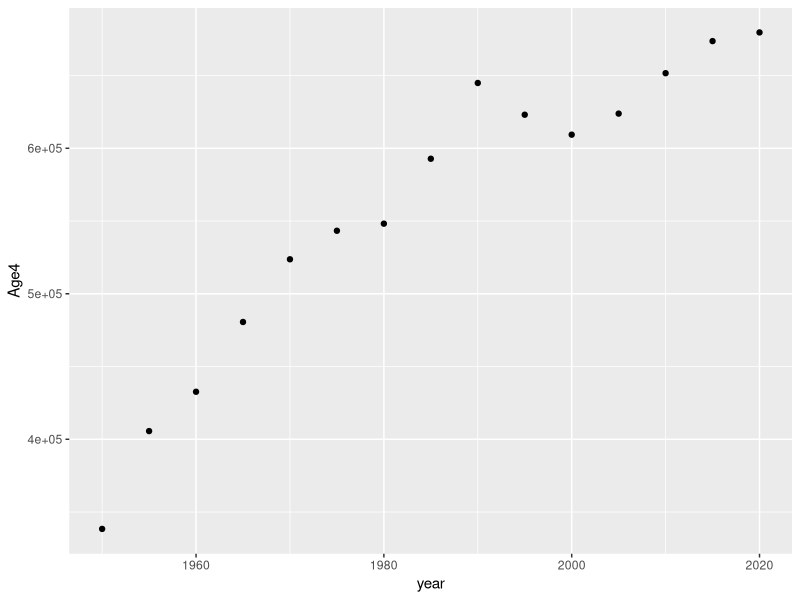
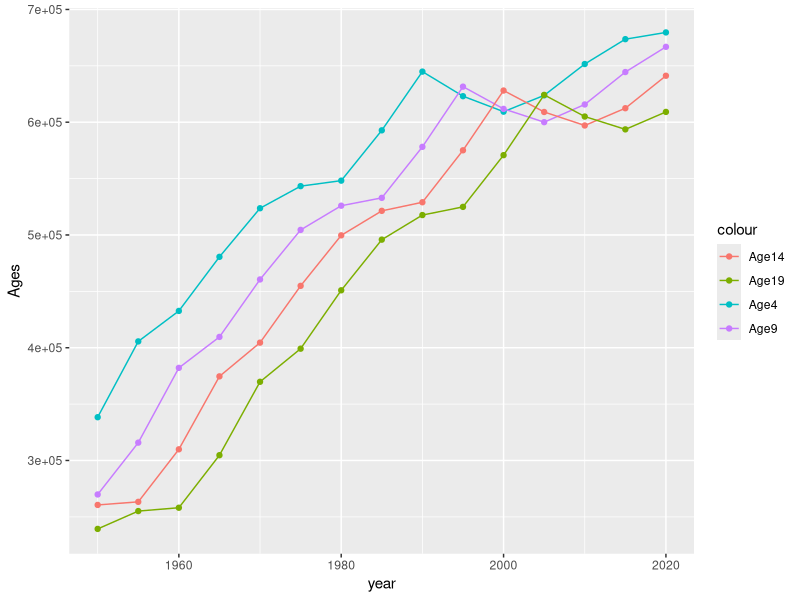
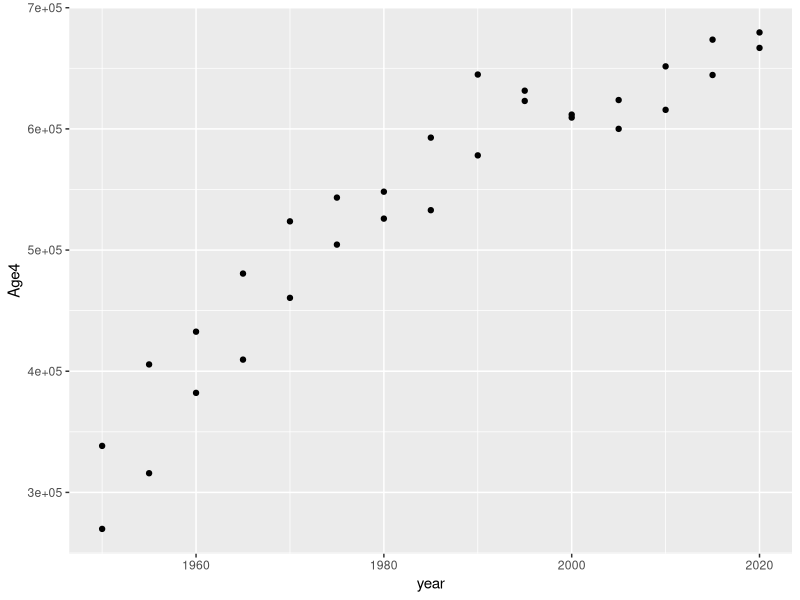

The R script that drew these images, in order:
# Import dataset
library(readr)
dataset <- read.csv('Population.csv', na.string=c(""))

dupes <- duplicated(dataset)

# Seeing if Colnames make since
colnames(dataset)

# Changing colnames for better understanding
colnames(dataset) <- c("year", "Age4", "Age9", "Age14", "Age19", "Age24", "Age29", "Age34", "Age39", "Age44", "Age49", "Age54", "Age59", "Age64", "Age69", "Age74", "Age79", "Age80", "Age84", "Age89", "Age94", "Age99","Age100")
rownames(dataset) <- c("1950", "1955", "1960", "1965", "1970", "1975", "1980", "1985", "1990", "1995", "2000", "2005", "2010", "2015", "2020")

# The rest are factors except Age100 wich is a num
str(dataset)

# Check for NA
is.na(dataset)

# Summary where Year and Age100 give me correct outputs
# Will change the rest from Factor to Num
summary(dataset)

# Backup dataset
backup2 <- dataset

# Finding NA's to see where we need to fill in
# Column Age80 is what we will fix
dataset[!complete.cases(dataset),]

# look at 8 rows at the top 
head(dataset,8)

# look at the last 7 rows
# Shows the NA's we will fix
tail(dataset,7)

# Shows TRUE = the NA's we will fill
is.na(dataset$Age80)

# Another way of visualizing the NA's for Age80
dataset[is.na(dataset$Age80),]

# Showing the NA's Filled in
tail(dataset,7)

# Make backup
dataset.backup3 <- dataset
dataset <- dataset.backup3
# Pull up NA's
is.na(dataset)

# Took about 41 lines of code to 1 line
dataset <- as.data.frame(lapply(dataset, function(y) as.numeric(gsub(" ", "",y))))
str(dataset)
summary(dataset)

# Taking Age84 to Age100 and adding together and putting into the NA's in Age80
dataset[is.na(dataset$Age80),"Age80"] <- dataset[is.na(dataset$Age80), "Age84"] + dataset[is.na(dataset$Age80), "Age89"] + dataset[is.na(dataset$Age80), "Age94"] + dataset[is.na(dataset$Age80), "Age99"] + dataset[is.na(dataset$Age80), "Age100"]


# To fill Age84 we need to find the percent decrease from Age80 to Age84
# by taking the average from years 1990 to 2020
# Age84
percentavg.age84 <- sum(dataset$Age84, na.rm = TRUE)/sum(dataset$Age80[9:15])
dataset[is.na(dataset$Age84),"Age84"] <- (dataset[is.na(dataset$Age84), "Age80"] * percentavg.age84)

#Age89
percentavg.age89 <- sum(dataset$Age89, na.rm = TRUE)/sum(dataset$Age84[9:15])
dataset[is.na(dataset$Age89),"Age89"] <- (dataset[is.na(dataset$Age89), "Age84"] * percentavg.age89)
dataset

# Age94
percentavg.age94 <- sum(dataset$Age94, na.rm = TRUE)/sum(dataset$Age89[9:15])
percentavg.age94
dataset[is.na(dataset$Age94),"Age94"] <- (dataset[is.na(dataset$Age94), "Age89"] * percentavg.age94)
dataset

# Age99
percentavg.age99 <- sum(dataset$Age99, na.rm = TRUE)/sum(dataset$Age94[9:15])
dataset[is.na(dataset$Age99),"Age99"] <- (dataset[is.na(dataset$Age99), "Age94"] * percentavg.age99)
dataset

# Age100
percentavg.age100 <- sum(dataset$Age100, na.rm = TRUE)/sum(dataset$Age99[9:15])
dataset[is.na(dataset$Age100),"Age100"] <- (dataset[is.na(dataset$Age100), "Age99"] * percentavg.age100)
dataset

# ALways good to have a backup
dataset.backup <- dataset
dataset = dataset.backup


# scatter plot
library(ggplot2)
a <- ggplot(dataset, aes( x=year, y = Age4), coluor = true)
a + geom_point()

# scatter plot
library(ggplot2)
a <- ggplot(dataset, aes( x=year), color = variable)
a + geom_point(aes(y = Age4, col= "Age4"))+
  geom_line(aes(y=Age4, col="Age4"))+
  geom_point(aes(y=Age9, col="Age9"))+
  geom_line(aes(y=Age9, col="Age9"))+
  geom_point(aes(y=Age14, col="Age14"))+
  geom_line(aes(y=Age14, col="Age14"))+
  geom_point(aes(y=Age19, col="Age19"))+
  geom_line(aes(y=Age19, col="Age19")) +
  ylab("Ages")

str(dataset)

# scatter plot
library(ggplot2)
a <- ggplot(dataset, aes( x=year), color = variable)
a + geom_point(aes(y=Age4))+
  geom_point(aes(y=Age9))

